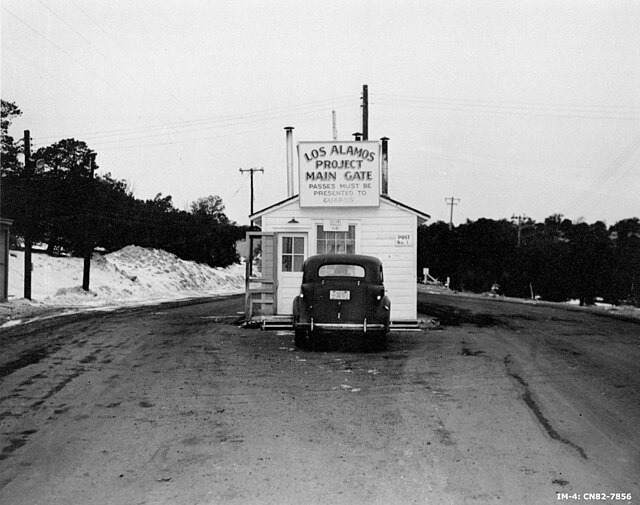
#> input picture hippy2d/hippy2d/test_img.jpg, 640 x 505 px, given in place of L5_297a2bff0108f423d605658119f314e7.jpg, which was not available
$ jupyter execute --allow-errors 05_katylin_ds.ipynb
#> lines starting #> are read from the running program, lines starting #| are printed output that depends on the picture; pictures that were not available may be replaced by others from this repository, and a replacement may not be noted
[cell 1]
# SET PYTHONPATH to the parent directory
import sys
import numpy as np
import os
sys.path.append(os.path.abspath(".."))

[cell 2]
from PIL import Image,ImageDraw
path = "/Users/karella/Downloads/Katelyn/raw/Tips/L5_297a2bff0108f423d605658119f314e7.jpg"
img = Image.open(path)
#> img is the input picture: PIL image 640x505 L; min 0, max 255, mean 148.3
img

[cell 3]
def unique_colors_per_row_axis(image_path):
    img = Image.open(image_path).convert("RGB")
#> img: PIL image 640x505 RGB
    arr = np.asarray(img, dtype=np.uint8)   # shape (H, W, 3)

    H, W, C = arr.shape
#> H = 505; W = 640; C = 3
    results = []

    maximum = 0
    maximum_idx = -1
    for i in range(H):
        col = arr[i]                        # shape (H, 3)
        uniq, counts = np.unique(col, axis=0, return_counts=True)          # shape (k, 3), unique RGBs in this column
        if maximum < counts.max():
            maximum = max(maximum, counts.max())
            maximum_idx = i

        results.append(counts.max())
#> this loop made 505 passes
#> maximum on passes 1, 10, 11: 97, 103, 105
#> counts on pass 4: [1, 5, 5, 15, 15, 40, 74, 71, 83, 82, 85, 76, 53, 23, 12]
#> after the loop, maximum = 105; maximum_idx = 10; results = 505 values, max 105 at index 10, min 9 at index 302, mean 39.84

    return results, maximum_idx, maximum

[cell 4]
result, idx, maxi= unique_colors_per_row_axis(path)
#> result has the same summary as results in unique_colors_per_row_axis; idx = 10; maxi = 105
result
#> Out has the same summary as results in unique_colors_per_row_axis

[cell 5]
import matplotlib.pyplot as plt
# convolution with derivative
grad = np.gradient(result)
#> grad = 505 values, max 14.5 at index 9, min -12.5 at index 324, mean -0.157
plt.plot(grad, label='Gradient')
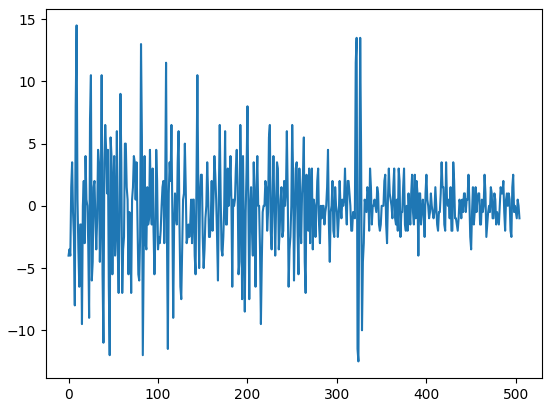
#> figure drawn by matplotlib, 1 panel; curve peaks at x = 9, y = 14.5

[cell 6]
grad = np.argwhere(grad > 5)
#> grad = 27 values from 8 to 326
row_start, row_end = np.min(grad), np.max(grad)
#> row_start = 8; row_end = 326
# draw rectangle in the original image
img_np = np.array(img)
mask = np.ones_like(img_np[..., 0])
#> mask = 505 values from 1 to 1
#> (the rest of this cell did not finish here and is left out)

[cell 7]
def unique_colors_per_row_axis(arr):

    H, W, C = arr.shape
#> H = 505; W = 640; C = 3
    results = []
    maximum = -1
    maximum_idx = -1
    for i in range(H):
        col = arr[i]                        # shape (H, 3)
        uniq, counts = np.unique(col, axis=0, return_counts=True)          # shape (k, 3), unique RGBs in this column
        if maximum < counts.max():
            maximum = max(maximum, counts.max())
            maximum_idx = i

        results.append(counts.max())
#> after the loop, maximum = 105; maximum_idx = 10

    return results, maximum_idx, maximum

def get_mask(img_path):
    threshold = 150
    img = Image.open(img_path).convert("RGB")
    img = np.asarray(img, dtype=np.uint8)   # shape (H, W, 3)
    result, idx, maxi = unique_colors_per_row_axis(img)
#> result has the same summary as results in unique_colors_per_row_axis; idx = 10; maxi = 105
    grad = np.gradient(result)
#> grad = 505 values, max 14.5 at index 9, min -12.5 at index 324, mean -0.157
    row_start, row_end = np.argmax(grad), np.argmin(grad)
#> row_start = 9; row_end = 324
    # All below start mask
    if threshold < np.max(grad):
        return img[:row_start], img[row_start:row_end], img[row_end:]
    else:
        return img, None, None

img, label, rest = get_mask(path)

[cell 8]
# Plot all and keep resolution
plt.subplot(3, 1, 1)
plt.imshow(img)
plt.subplot(3, 1, 2)
#> (the rest of this cell did not finish here and is left out)

[cell 9]
import tqdm
output_dir = os.path.join("/Users/karella/Downloads/Katelyn/masked")
input_dir = "/Users/karella/Downloads/Katelyn/raw"
os.makedirs(output_dir, exist_ok=True)

input_dirs = os.listdir(input_dir)
input_dirs = [d for d in input_dirs if "tips" not in d]

for dir in tqdm.tqdm(input_dirs, desc="Processing directories", unit="dir", leave=False):
    if dir[0] == '.':
        continue
    # Make subdir
    if not os.path.exists(os.path.join(output_dir, dir)):
        os.makedirs(os.path.join(output_dir, dir), exist_ok=True)
    else:
        continue
    for file in tqdm.tqdm(os.listdir(os.path.join(input_dir, dir)), desc="Processing files", unit="file", leave=False):
        if file[0] == '.':
            continue
        # Mask the dir
        img, _, _ = get_mask(os.path.join(input_dir, dir, file))
        plt.imsave(os.path.join(output_dir, dir, file), img)

[cell 10]
shape = None
#> (the rest of this cell did not finish here and is left out)

#> (a cell that did not finish here is left out)

[cell 12]
path1 = "L5_1f920925c29e92f22e4b282cf18d3486.jpg"
#> path1 = 'L5_1f920925c29e92f22e4b282cf18d3486.jpg'
path2 = "L9_2f7c0bdeb5d59ca41a3786400997ce99.jpg"
img = Image.open(os.path.join(output_dir, "Fibres", path2))
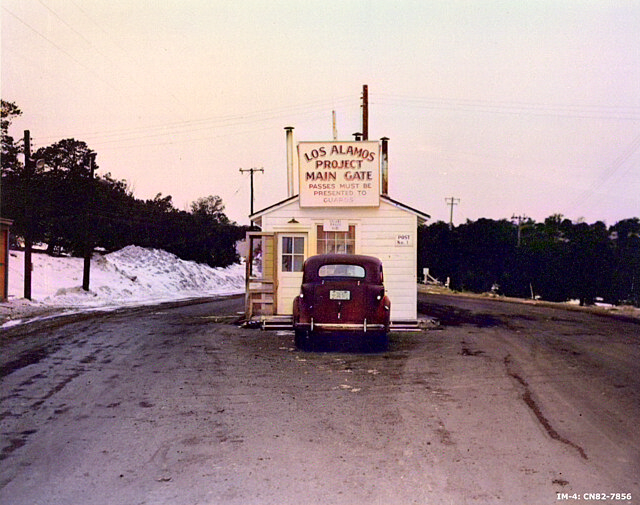
#> input picture hippy2d/hippy2d/test_rgb.png, 640 x 505 px, given in place of L9_2f7c0bdeb5d59ca41a3786400997ce99.jpg, which was not available
#> img is the input picture: PIL image 640x505 RGB; mean R, G, B 163.7, 142.7, 145.8
# Show just hue
hue = img.convert("HSV").getchannel("H")
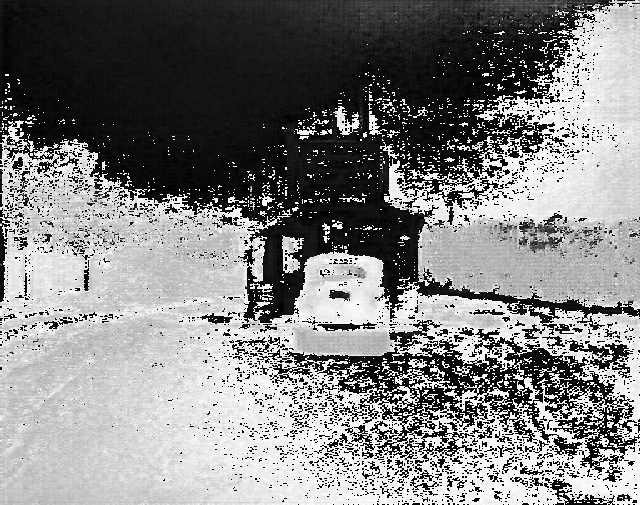
#> hue: PIL image 640x505 L; min 0, max 254, mean 129.7
# Get all the hue futher than 5 from zero, hue is circle
hue = np.array(hue)

[cell 13]
# filter images that contains some color
import shutil
colored_dir = os.path.join("/Users/karella/Downloads/Katelyn/color/")
no_colored_dir = os.path.join("/Users/karella/Downloads/Katelyn/no_color/")
os.makedirs(colored_dir, exist_ok=True)
os.makedirs(no_colored_dir, exist_ok=True)

for file in tqdm.tqdm(os.listdir(os.path.join(output_dir, "Tips")), desc="Processing files", unit="file", leave=False):
            # Mask the dir
        img_path = os.path.join(output_dir, "Tips", file)
        img = Image.open(img_path).convert("RGB")
        hue = np.array(img.convert("HSV").getchannel("H"))
#> hue: shape (505, 640); every value is 0
        if np.max(hue) == 0:
            shutil.copy(img_path, no_colored_dir)
        else:
            shutil.copy(img_path, colored_dir)
